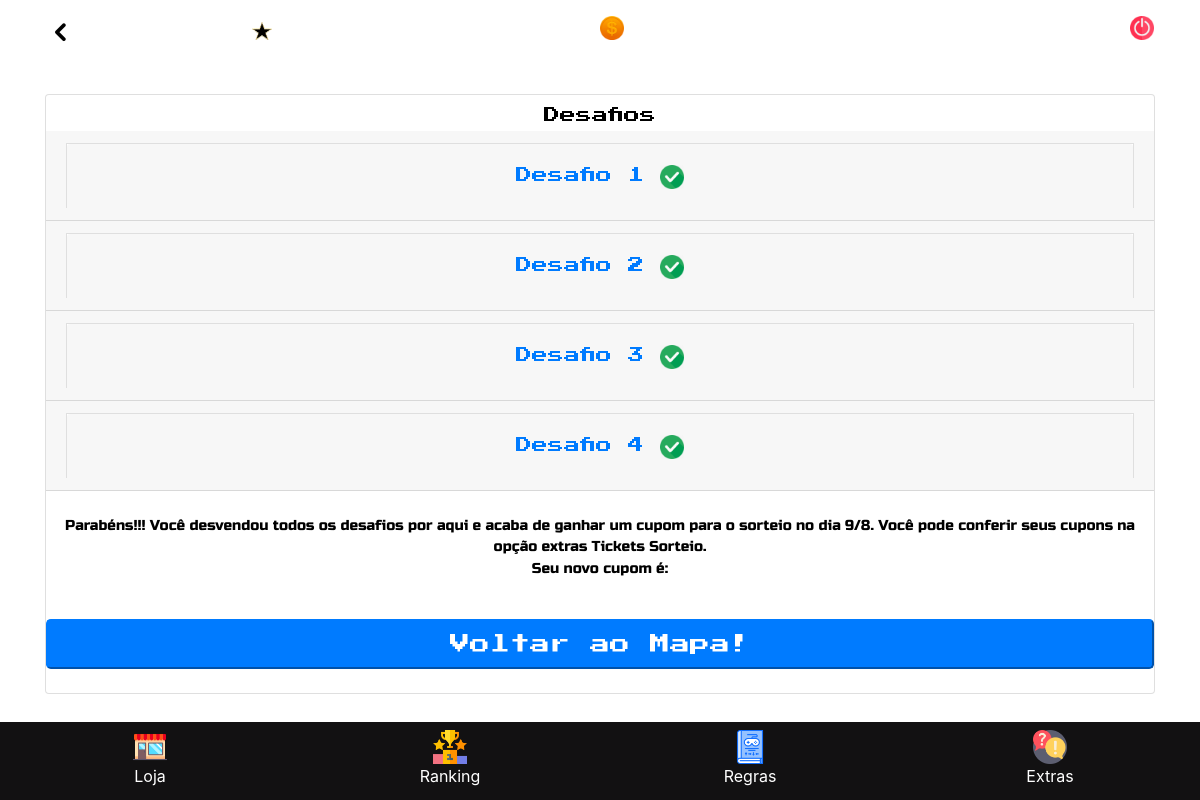
The app's page /ucbuniverse/view/planetaBiblioteca.php (signed in) with its own data.
### tables this page shows
CREATE TABLE `questoes` (
  `id` int(11) NOT NULL,
  `titulo` varchar(45) NOT NULL,
  `enunciado` varchar(300) NOT NULL,
  `resposta` varchar(45) NOT NULL,
  `pontuacao` int(11) NOT NULL,
  `planetas_id` int(11) NOT NULL
);

### ucbuniverse/class/db.php (called while the page is built, shortened)
<?php
class DB {
    public static $instance;
	  public static function getInstance(){
			if(!isset(self::$instance)){
				try{
					self::$instance = new PDO('mysql:host=' . HOST . '; dbname=' . DB, USER, PASSWORD);
					self::$instance->setAttribute(PDO::ATTR_ERRMODE, PDO::ERRMODE_EXCEPTION);
					self::$instance->setAttribute(PDO::ATTR_DEFAULT_FETCH_MODE, PDO::FETCH_OBJ);
				}catch (PDOException $e){
					echo $e->getMessage();
				}
			}
			return self::$instance;
		}
		public static function prepare($sql){
			return self::getInstance()->prepare($sql);
		}
}

### ucbuniverse/view/planetaBiblioteca.php (the view, shortened to what this page needs)
<?php
$matricula = $_SESSION['matricula'];
require_once (__ROOT__.'/class/controller/questoesController.php');
$quest = new QuestoesController();
?>
<!DOCTYPE html>
<html lang="pt-br">
<head>
    <link href="../css/bootstrap.min.css" rel="stylesheet">
    <link href="../css/style.css" rel="stylesheet">
</head>
<body class="background">
<div class="font-main">
    <div class="container">
        <div class="row justify-content-between">
            <div class="col-2">
                <div class="btn-back mt-3">
                    <img src="../pix/back.png" class="img-fluid" onclick="history.back()">
                </div>
            </div>
            <div class="col-4">
                <p class="num-pts">  <img src="../pix/star.gif" width="20x" style="vertical-align:sub;">  <?php echo $quest->consultaCoin($quest->userQuest($matricula)); ?>  </p>
            </div>
            <div class="col-1">
                <img src="../pix/coin.png" class="img-fluid star-pts">
            </div>
            <div class="col-3">
                <p class="num-pts2">  <?php echo $quest->consultaPonto($quest->userQuest($matricula)); ?>  </p>
            </div>
            <div class="col-2">
                <a href="../class/sair.php">
                    <img src="../pix/menu/power-off.png" class="img-fluid sair">
                </a>
            </div>
        </div>
        <div class="main-title">
        </div>
        <div class="card text-center mt-1">
            <div class="title-sub f-black">
                Desafios
            </div>
            <?php
            $planeta = 2;
            $array = $quest->buscaQuest($planeta);
            $i=0;
            $exe = null;
            $verifica = 0;
            foreach ($array as $key => $value){
                $id = $value->id;
                $titulo = $value->titulo;
                $pontuacao = $value->pontuacao;
                ?>
                <form action="" id="form<?php echo $i ?>" class="card-header form-group" method="POST" role="form" target="_self">
                    <div class="accordion" id="accordionExample">
                        <div class="card">
                            <div class="card-header" id="headingOne">
                                <h5 class="mb-0">
                                    <button class="btn btn-link" type="button" data-toggle="collapse" data-target="#collapseOne_<?php echo $i ?>" href="data-target="#collapseOne_<?php echo $i ?> aria-expanded="true" aria-controls="collapseOne">
                                        <?php echo utf8_encode($titulo) .'  '. $quest->confirmaAcertoMini($quest->userQuest($matricula), $id); ?>
                                    </button>
                                </h5>
                            </div>
                                    <?php
                                    if ($exe == 0 || $exe == null && $verifica == 0) {
                                        echo $quest->confirmaAcerto($quest->userQuest($matricula), $id, $pontuacao);
                                    }
                                    ?><!--
                        </div>
                    </div>
                </form>
                <?php
                $i++;
            }
            ?>
            <?php echo $quest->contagemQuest($planeta, $quest->userQuest($matricula)); ?>
        </div>
    </div>
</div>
<div class="margin-bar">
</div>
<footer>
    <div class="container">
        <div class="row">
            <ul class="nav justify-content-center fixed-bottom navbar-light footer" style="background-color: #121112">
                <div class="col-3">
                    <li class="nav-item">
                        <a class="nav-link text-center" href="loja.php">
                            <img src="../pix/menu/store.png"  width="34px" height="34px"></br>
                            Loja
                        </a>
                    </li>
                </div>
                <div class="col-3">
                    <li class="nav-item">
                        <a class="nav-link text-center" href="ranking.php">
                            <img src="../pix/menu/ranking.png" width="34px" height="34px"></br>
                            Ranking
                        </a>
                    </li>
                </div>
                <div class="col-3">
                    <li class="nav-item">
                        <a class="nav-link text-center" href="regras.php">
                            <img src="../pix/menu/book.png" width="34px" height="34px"></br>
                            Regras
                        </a>
                    </li>
                </div>
                <div class="col-3">
                    <li class="nav-item">
                        <a class="nav-link text-center" href="extras.php">
                            <img src="../pix/menu/question.png" width="34px" height="34px"></br>
                            Extras
                        </a>
                    </li>
                </div>
            </ul>
        </div>
    </div>
</footer>
</body>
</html>

### ucbuniverse/class/controller/questoesController.php (shortened to what this page needs)
<?php
class QuestoesController extends QuestoesModel {
    protected  $table = 'questoes';
    public function buscaQuest($planetas_id){
        $sql = "SELECT * FROM $this->table WHERE planetas_id = :planetas_id";
        $stm = DB::prepare($sql);
        $stm->execute(['planetas_id' => $planetas_id]);
        return $stm->fetchAll();
    }
    public function verificaInsert($users_id, $questoes_id){
        $sql = "SELECT * FROM users_questoes WHERE users_id = :users_id and questoes_id = :questoes_id";
        $stm = DB::prepare($sql);
        $stm->execute(['users_id' => $users_id, 'questoes_id' => $questoes_id]);
        $result = $stm->fetch();
        return $result;
    }
    public function confirmaAcertoMini($user, $quest){
        $verifica = $this->txtDesabilitado($user, $quest);
        $correto = '<img src="../pix/correto.png" class="img-fluid correct">';
        if($verifica == 1){
            return $correto;
        }
    }
    public function userQuest($matr) {
        $sql = "SELECT * FROM users where matricula = :matricula";
        $stm = DB::prepare($sql);
        $stm->execute(['matricula' => $matr]);
        $result = $stm->fetch();
        $id = $result->id;
        $matricula = $result->matricula;
        if($matr == $matricula){
            return $id;
        }
    }
    public  function txtDesabilitado($user, $quest){
        $verifica = $this->verificaInsert($user, $quest);
        if ($verifica != null){
            return 1;
        } else {
            return 0;
        }
    }
    public function contQuestoes($idPlaneta){
        $sql = "SELECT (SELECT COUNT(id) FROM questoes WHERE planetas_id = :planetas_id) as contador";
        $stm = DB::prepare($sql);
        $stm->execute(['planetas_id' => $idPlaneta]);
        $result = $stm->fetch();
        return $result;
    }
    public function contQuestoesResp($idPlaneta, $users_id){
        $sql = "SELECT (SELECT COUNT(questoes_id) FROM users_questoes WHERE planetas_id = :planetas_id and users_id = :users_id) as contador";
        $stm = DB::prepare($sql);
        $stm->execute(['planetas_id' => $idPlaneta, 'users_id' => $users_id]);
        $result = $stm->fetch();
        return $result;
    }
    public function insertTicket($users_id, $numero, $planetas_id){
        $sql = "INSERT INTO ticket (numero, users_id, planetas_id) VALUES (:numero, :users_id, :planetas_id)";
        $stm = DB::prepare($sql);
        return $stm->execute(['numero' => $numero, 'users_id'=> $users_id, 'planetas_id' => $planetas_id]);
    }
    public function verificaTicketPlaneta($planetas_id, $users_id){
        $sql = "SELECT * FROM ticket WHERE planetas_id = :planetas_id and users_id = :users_id";
        $stm = DB::prepare($sql);
        $stm->execute(['planetas_id' => $planetas_id, 'users_id' => $users_id]);
        $result = $stm->fetch();
        return $result;
    }
    public function buscaTicket($planetas_id, $users_id){
        $sql = "SELECT numero FROM ticket WHERE planetas_id = :planetas_id and users_id = :users_id";
        $stm = DB::prepare($sql);
        $stm->execute(['planetas_id' => $planetas_id, 'users_id' => $users_id]);
        $result = $stm->fetch();
        $numero = $result->numero;
        return $numero;
    }
    public function contagemQuest($idPlaneta, $idUsers){
        $verifica = $this->verificaTicketPlaneta($idPlaneta, $idUsers);
        $qtdQuest = $this->contQuestoes($idPlaneta);
        $qtdQuestResp = $this->contQuestoesResp($idPlaneta, $idUsers);
        if ($qtdQuest == $qtdQuestResp){
            $restultado_bytes = rand(1000, 9000);
            $var = '<br>
                    <p style="color: #000000;" class="letter-cap">Parabéns!!! Você desvendou todos os desafios por aqui e acaba de ganhar um cupom para o sorteio no dia 9/8. Você pode conferir seus cupons na opção extras Tickets Sorteio. <br> Seu novo cupom é:'.$this->buscaTicket($idPlaneta, $idUsers).'</p>
                    <br><a href="../view/mapa.php"><button class="flash button">Voltar ao Mapa!</button></a>';
            echo $var;
            if($verifica == null){
            $this->insertTicket($idUsers, $restultado_bytes, $idPlaneta);
            }
            return true;
        }
    }
}

### ucbuniverse/css/style.css (style rules this page uses)
.background { background-image: url('../pix/fundo.png'); background-repeat: repeat; position: absolute; width: 100%; height: 100%; }
.font-main { font-family: 'Press Start 2P', cursive; font-weight: normal; font-style: normal; color: #ffffff; }
.margin-bar { position: relative; height: 105px; bottom: 0; }
.f-black { color: #000000!important; }
.button { padding: .5rem 1rem; font-size: 1.25rem; line-height: 1.5; border-radius: .3rem; display: block; width: 100%; color: #fff; background-color: #007bff; border-color: #007bff; }
.flash { animation-name: flash; animation-duration: 1s; animation-iteration-count: infinite; }
.title-sub { font-size: 1em; padding: 0.5em 0 0.2em; }
.main-title { padding: 0.2em; margin: 1.5em 0 0.5em; }
.btn-back { position: relative; left: 0%; width: 2em; height: 1em; }
.star-pts { position: absolute; top: 1em; width: 1.5em; left: 0; }
.num-pts { position: absolute; left: 2.5em; top: 1.6em; width: 8em; font-size: 0.8em; }
.num-pts2 { position: absolute; left: 0em; top: 1.6em; width: 8em; font-size: 0.8em; }
.sair { position: absolute; right: 1em; top: 1em; width: 1.5em; }
.letter-cap { color: #000000; font-size: 0.9em; font-family: 'Russo One', sans-serif; }
.correct { width: 1.5em }
.footer { position: -ms-device-fixed; width: 100%; }
a.nav-link { color: #FFF; margin-bottom: 4px; }
.mt-1, .my-1 { margin-top: .25rem!important }
.mt-3, .my-3 { margin-top: 1rem!important }

### records on screen
questoes: titulo "Desafio 1"
questoes: titulo "Desafio 2"
questoes: titulo "Desafio 3"
questoes: titulo "Desafio 4"
